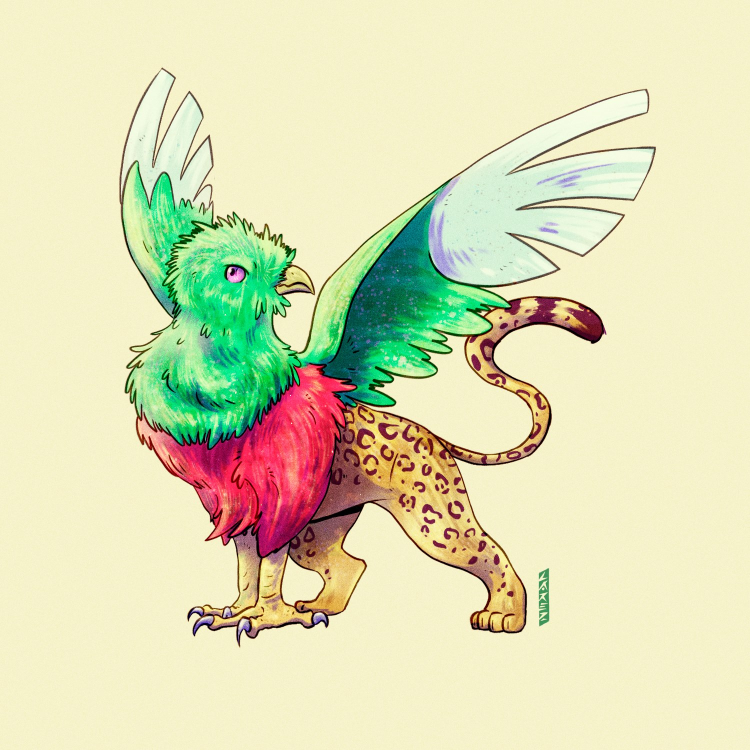
#> input picture quetzalbalam.jpg, 1500 x 1500 px (shown at 1/2 size)
$ python econ_ImageCompression_SVD.py
#> lines starting #> are read from the running program, lines starting #| are printed output that depends on the picture
#%%
#!/usr/bin/env python3
# -*- coding: utf-8 -*-
"""
Created on Sat Sep 24 11:10:01 2022
@author: Pablo Castañeda, ITAM

EJEMPLO CON SVD:
    La idea de este código es usar la Descomposición en
    Valores Singulares, o SVD por su sigla en inglés, para
    guardar menos información de una figura, por ejemplo.

    El código tiene todavía detalles a ser mejorados en
    el manejo de las imágenes. Los colores llamativos y
    disonantes en los resultados no es lo común, estos
    deberían ser matizados con los colores del entorno.

@author: Pablo Castañeda.
"""

import matplotlib.pyplot as plt
import numpy as np
import time
from PIL import Image


""" Aquí hay varios ejemplos que pueden ser utilizados """
FNAME = "quetzalbalam.jpg"

img = Image.open(FNAME)
#> img is the input picture: PIL image 1500x1500 RGB; mean R, G, B 220.9, 221.4, 182.1
"""
 Atención especial hay que tener en cuenta pues las imágenes
 y los arreglos tienen las dimensiones en opuesto. Por eso
 tomamos n y m al contrario.
"""
m = img.size[0]
#> m = 1500
n = img.size[1]
#> n = 1500

# Queremos que las imágnes entren en la pantalla.
if n > 1500 or m > 1000:
    r = min(1500/n, 1000/m)
#> r = 0.667
    n = int(r*n)
#> n = 1000
    m = int(r*m)
#> m = 1000
    img = img.resize((n, m))
#> img: PIL image 1000x1000 RGB

# Es bueno tener una imagen original
img.show(title = 'Original')

# Separamos la imagen en sus colores...
fuente = img.split()

# ... y las representamos como arreglos.
imgR = np.array(fuente[0])
imgG = np.array(fuente[1])
imgB = np.array(fuente[2])

# Hay que darle las dimensiones correctas...
img_mat = np.empty([3*n, m])
# ... y concatenarlo en un único arreglo
# con las tres bandas
img_mat[   :  n, :] = imgR
img_mat[  n:2*n, :] = imgG
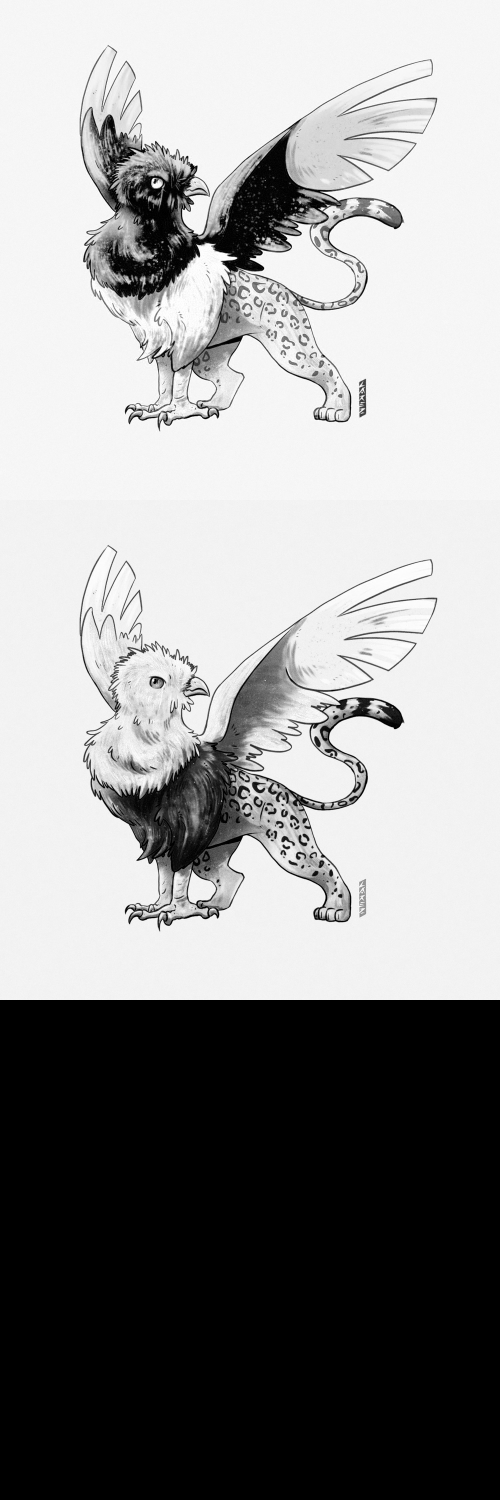
#> img_mat: shape (3000, 1000) float64 (shown at 1/2 size); min 0, max 255, mean 147.4
img_mat[2*n:3*n, :] = imgB

# Aquí utilizamos la SVD implementada en python
U, s, V = np.linalg.svd(img_mat, full_matrices = False)
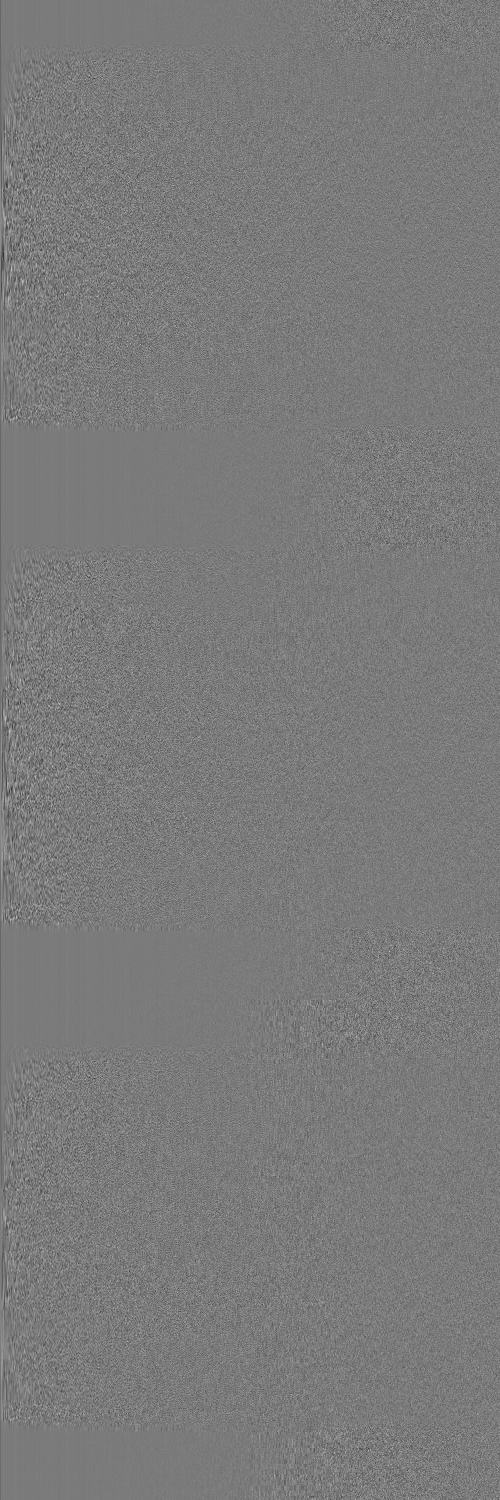
#> U: shape (3000, 1000) float64 (shown at 1/2 size); min -0.115, max 0.124, mean -1.6e-05; drawn with min black and max white
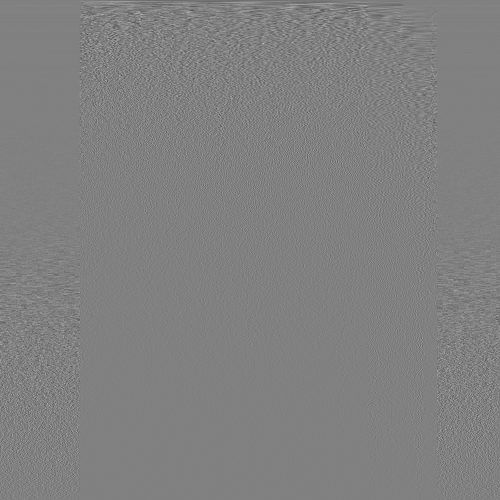
#> V: shape (1000, 1000) float64 (shown at 1/2 size); min -0.29, max 0.284, mean -3.42e-05; drawn with min black and max white
#> s = 1000 values, max 365335.4 at index 0, min 9.8 at index 999, mean 1244.4
# Con el tamaño completo como falso, estamos calculando
# la descomposición, no la factorización; más económico.

# Es util tener Sigma como la matriz completa
tot = len(s)
#> tot = 1000

plt.plot(np.log(s))
plt.show()
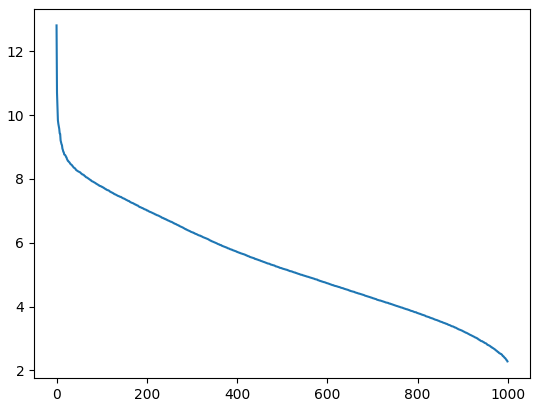
#> figure drawn by matplotlib, 1 panel; curve peaks at x = 0, y = 12.81
time.sleep(1)

# Utilizaremos distintos porcentajes de la
# información proporcionada con SVD
for k in range(7):
    # A saber 1, 2, 4, 8, 16, 32, 64%
    res = int(tot*(2**k)/100.)

    # En cada una de estas resoluciones, tenemos:
#    Ak = np.uint8(np.round(U[:, :res]@S[:res, :res]@V[:res, :]))
    Ak = np.uint8( (U[:, :res]*s[:res])@V[:res, :] )
    # Debememos juntar cada una de bandas...
    Rk = Image.fromarray(Ak[   :  n, :], mode = None)
    Gk = Image.fromarray(Ak[  n:2*n, :], mode = None)
    Bk = Image.fromarray(Ak[2*n:3*n, :], mode = None)

    # ... en una úinca imagen que visualizamos.
    reconK = Image.merge('RGB', (Rk, Gk, Bk))
    reconK.show()
    time.sleep(0.1)
#> this loop made 7 passes
#> res on passes 1 to 7: 10, 20, 40, 80, 160, 320, 640
#> pass 1, `Ak = np.uint8( (U[:, :res]*s[:res])@V[:res, :] )`:
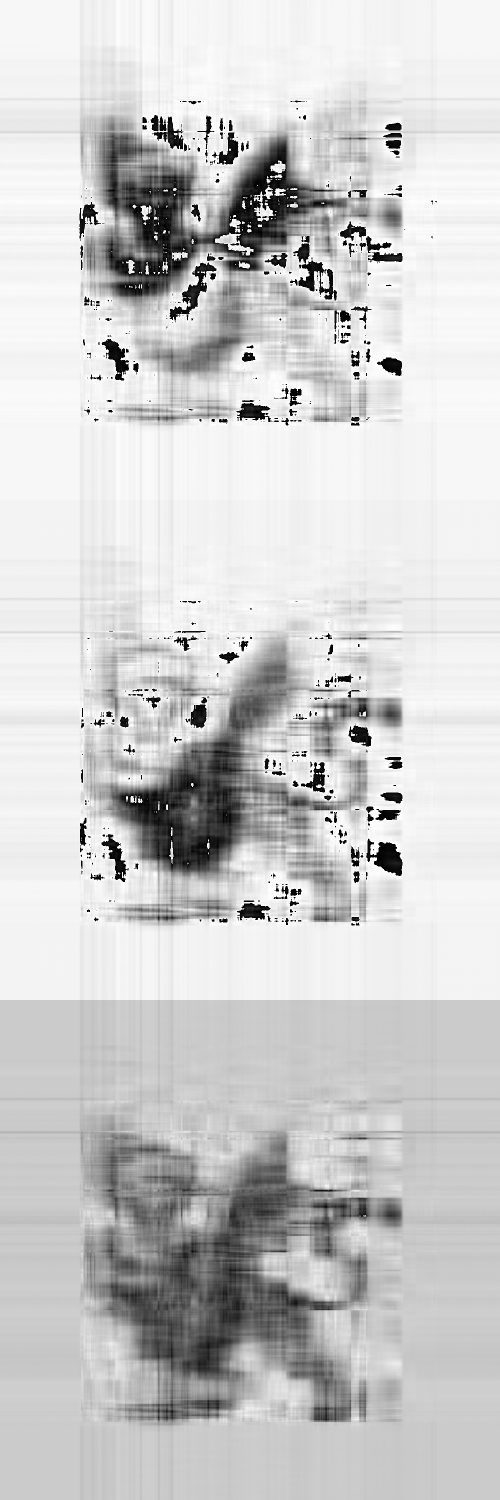
#> Ak: shape (3000, 1000) (shown at 1/2 size); min 0, max 255, mean 204
#> pass 1, `Gk = Image.fromarray(Ak[  n:2*n, :], mode = None)`:
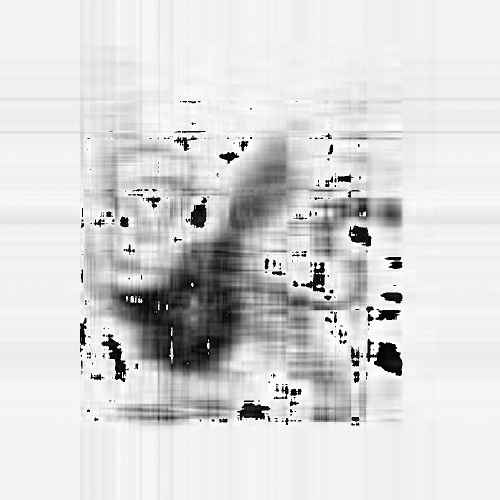
#> Gk: PIL image 1000x1000 L (shown at 1/2 size); min 0, max 255, mean 215.7
#> pass 1, `Bk = Image.fromarray(Ak[2*n:3*n, :], mode = None)`:
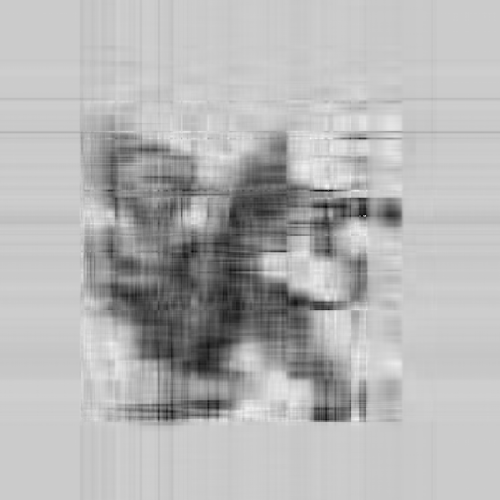
#> Bk: PIL image 1000x1000 L (shown at 1/2 size); min 0, max 255, mean 181.6
